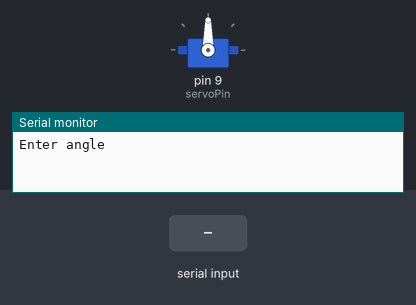
The sketch below on a simulated Arduino Uno, built with avr-gcc and run on an emulated ATmega328P. Shown: servo, the last lines printed to the serial monitor. Inputs (shaded band) come from the test bench.

Above: at 1.2 s.
1.3 s: "90,45\n" received over Serial
At 2.7 s:
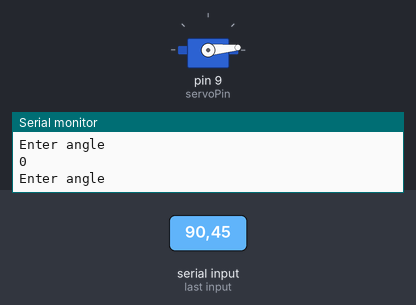
3.8 s: "30,150\n" received over Serial
At 4.6 s:
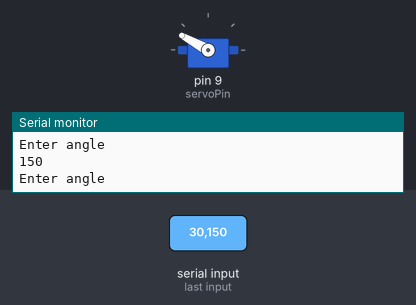
6.3 s: "200\n" received over Serial
At 6.9 s:
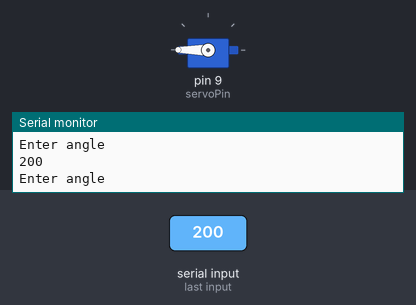
Timing chart, 0 to 9.3 s (numbered marks = the images above; inputs shaded):
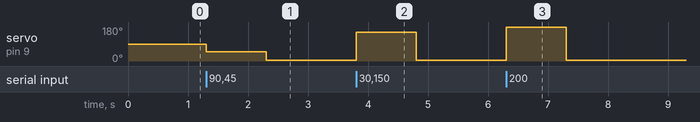

Measured:
- after the input at 1.3 s, servo on pin 9 (servoPin): 90° → 49° at once, → 5° 1.0 s later
- after the input at 3.8 s, servo on pin 9 (servoPin): 5° → 151° at once, → 5° 1.0 s later
- after the input at 6.3 s, servo on pin 9 (servoPin): 5° → 180° at once, → 5° 1.0 s later

The sketch:

Lab_Sketch_10.ino
```cpp
#include <Servo.h>
int servoPin = 9;
Servo servo;

void setup() {
  // put your setup code here, to run once:
  Serial.begin(9600);
  pinMode(servoPin, OUTPUT);
  servo.attach(servoPin);
}

void loop() {
  // put your main code here, to run repeatedly:
  Serial.println("Enter angle ");
  while (Serial.available() == 0) {

  }
  int angle = Serial.parseInt();
  Serial.println(angle);
  int microseconds = map(angle, 0, 180, 600, 2400);
  servo.writeMicroseconds(microseconds);
}
```
